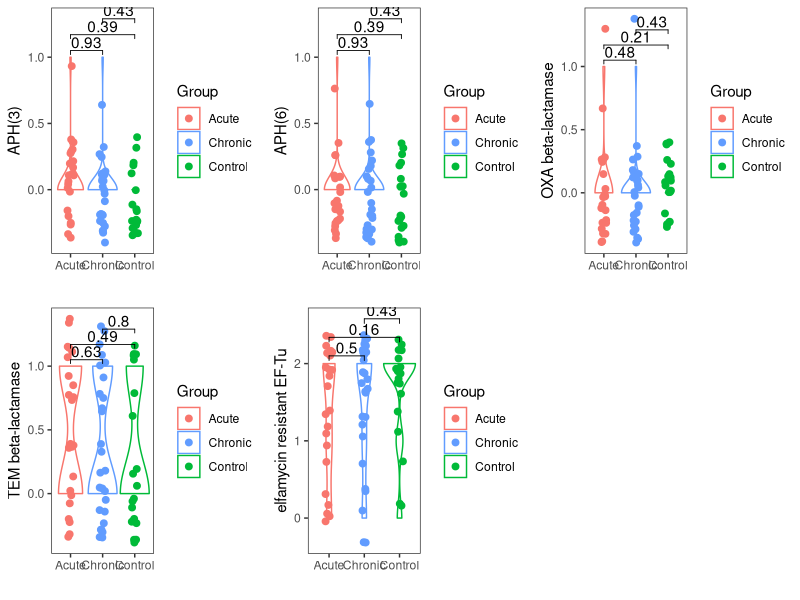
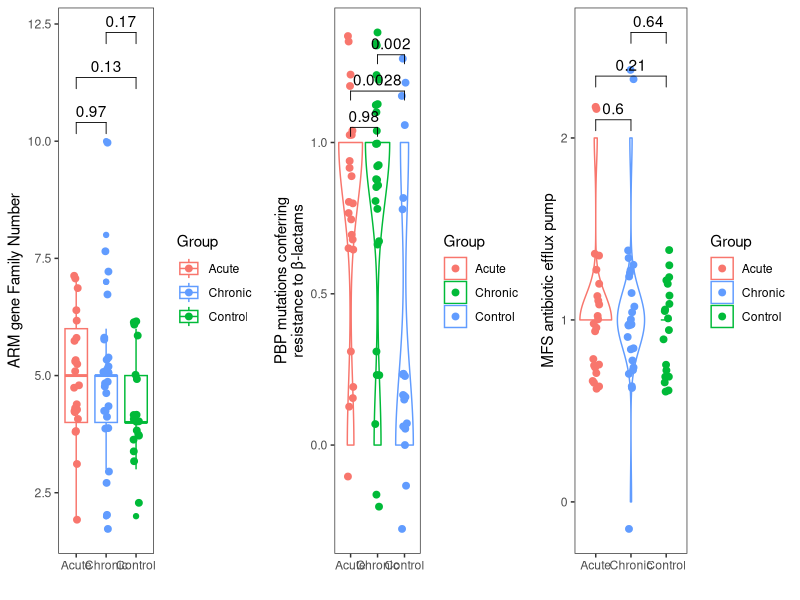
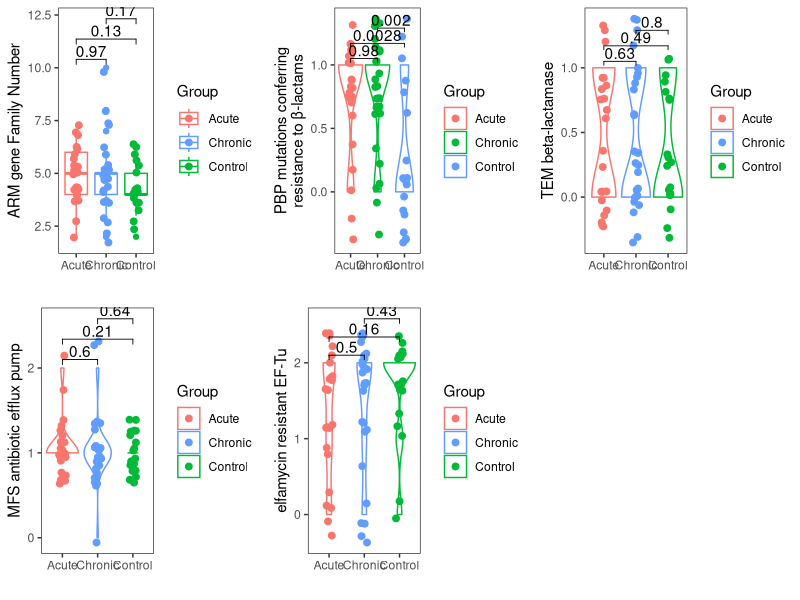

Here is the R script that generated these plots, in order: (Note: this script raises an error after producing the figures.)

setwd("E:/BaiduSyncdisk/2023-Top-NTHI/NTHI-Dell/07.耐药结果")

mydata<-read.table("ARO.input.txt",header = T,sep="\t",check.names = F)

comparelist<-list(c("Acute", "Chronic"), 
                  c("Acute", "Control"), c("Chronic", "Control"))


cols <- c("Acute" = "#f8766d", "Chronic" = "#619cff", "Control" = "#00ba38")


library(ggplot2)
library(ggpubr)
p0<-ggplot(mydata,aes(x = Group, y = `ARM gene Family Number`,color=Group)) + 
         geom_boxplot()+
        geom_point(position=position_jitter(0.1),size=2,aes(color=Group))+
  stat_compare_means(comparisons=comparelist)+xlab("")+theme_bw()+
  theme(panel.grid.major = element_blank(),
        panel.grid.minor = element_blank())+scale_color_manual(values=cols)



#######output all for appendix##################


#1)APH(3'')	
#2)APH(6)	
#3)OXA beta-lactamase	
#4)Penicillin-binding protein mutations conferring resistance to beta-lactam antibiotics	
#5)TEM beta-lactamase	
#6)elfamycin resistant EF-Tu	
#7)glycopeptide resistance gene cluster	
#8)major facilitator superfamily (MFS) antibiotic efflux pump	
#9)multidrug and toxic compound extrusion (MATE) transporter	
#10)sulfonamide resistant sul	
#11)tetracycline-resistant ribosomal protection protein


p1<-ggplot(mydata,aes(x = Group, 
                      y = `APH(3)`,color=Group)) + 
  geom_violin()+
  geom_point(position=position_jitter(0.1),size=2,aes(color=Group))+
  stat_compare_means(comparisons=comparelist)+xlab("")+theme_bw()+
  theme(panel.grid.major = element_blank(),
        panel.grid.minor = element_blank())+
  scale_color_manual(values=cols)

p2<-ggplot(mydata,aes(x = Group, 
                      y = `APH(6)`,color=Group)) + 
  geom_violin()+
  geom_point(position=position_jitter(0.1),size=2,aes(color=Group))+
  stat_compare_means(comparisons=comparelist)+xlab("")+theme_bw()+
  theme(panel.grid.major = element_blank(),
        panel.grid.minor = element_blank())+
  scale_color_manual(values=cols)

p3<-ggplot(mydata,aes(x = Group, 
                      y = `OXA beta-lactamase`,color=Group)) + 
  geom_violin()+
  geom_point(position=position_jitter(0.1),size=2,aes(color=Group))+
  stat_compare_means(comparisons=comparelist)+xlab("")+theme_bw()+
  theme(panel.grid.major = element_blank(),
        panel.grid.minor = element_blank())+
  scale_color_manual(values=cols)


p4<-ggplot(mydata,aes(x = Group, 
                  y = `Penicillin-binding protein mutations conferring resistance to beta-lactam antibiotics`,color=Group)) + 
  geom_violin()+
  geom_point(position=position_jitter(0.1),size=2,aes(color=Group))+
  stat_compare_means(comparisons=comparelist)+xlab("")+theme_bw()+
  theme(panel.grid.major = element_blank(),
        panel.grid.minor = element_blank())+
  labs(y="PBP mutations conferring\nresistance to β-lactams")
  scale_color_manual(values=cols)


p5<-ggplot(mydata,aes(x = Group, 
                  y = `TEM beta-lactamase`,color=Group)) + 
  geom_violin()+
  geom_point(position=position_jitter(0.1),size=2,aes(color=Group))+
  stat_compare_means(comparisons=comparelist)+xlab("")+theme_bw()+
  theme(panel.grid.major = element_blank(),
        panel.grid.minor = element_blank())+
  scale_color_manual(values=cols)


p6<-ggplot(mydata,aes(x = Group, 
                  y = `elfamycin resistant EF-Tu`,color=Group)) + 
  geom_violin()+
  geom_point(position=position_jitter(0.1),size=2,aes(color=Group))+
  stat_compare_means(comparisons=comparelist)+xlab("")+theme_bw()+
  theme(panel.grid.major = element_blank(),
        panel.grid.minor = element_blank())+
  scale_color_manual(values=cols)


p8<-ggplot(mydata,aes(x = Group, 
                      y = `major facilitator superfamily (MFS) antibiotic efflux pump`,color=Group)) + 
  geom_violin()+
  geom_point(position=position_jitter(0.1),size=2,aes(color=Group))+
  stat_compare_means(comparisons=comparelist)+xlab("")+theme_bw()+
  theme(panel.grid.major = element_blank(),
        panel.grid.minor = element_blank())+
  labs(y="MFS antibiotic efflux pump")+
  scale_color_manual(values=cols)


library(gridExtra)

grid.arrange(p1,p2,p3,p5,p6,nrow=2)

grid.arrange(p0,p4,p8,nrow=1)

grid.arrange(p0,p4,p5,p8,p6,nrow=2)


####################not used for Drug class in version 1 ######################

#1)
ggplot(mydata,aes(x = Group, y = `aminoglycoside antibiotic`,color=Group)) + 
  geom_boxplot()+
  geom_point(position=position_jitter(0.1),size=2,aes(color=Group))+
  stat_compare_means(comparisons=comparelist)+xlab("")+theme_bw()+
  theme(panel.grid.major = element_blank(),
        panel.grid.minor = element_blank())+
  scale_color_manual(values=cols)
#2)
ggplot(mydata,aes(x = Group, y = `cephalosporin`,color=Group)) + 
  geom_boxplot()+
  geom_point(position=position_jitter(0.1),size=2,aes(color=Group))+
  stat_compare_means(comparisons=comparelist)+xlab("")+theme_bw()+
  theme(panel.grid.major = element_blank(),
        panel.grid.minor = element_blank())+
  scale_color_manual(values=cols)

#3)elfamycin antibiotic
ggplot(mydata,aes(x = Group, y = `elfamycin antibiotic`,color=Group)) + 
  geom_boxplot()+
  geom_point(position=position_jitter(0.1),size=2,aes(color=Group))+
  stat_compare_means(comparisons=comparelist)+xlab("")+theme_bw()+
  theme(panel.grid.major = element_blank(),
        panel.grid.minor = element_blank())+
  scale_color_manual(values=cols)

#4)monobactam
ggplot(mydata,aes(x = Group, y = `monobactam`,color=Group)) + 
  geom_boxplot()+
  geom_point(position=position_jitter(0.1),size=2,aes(color=Group))+
  stat_compare_means(comparisons=comparelist)+xlab("")+theme_bw()+
  theme(panel.grid.major = element_blank(),
        panel.grid.minor = element_blank())+
  scale_color_manual(values=cols)


